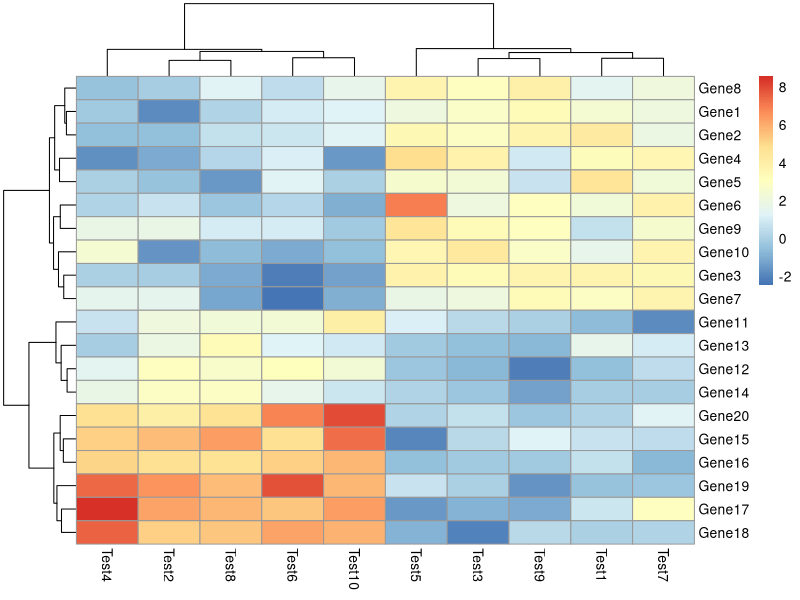
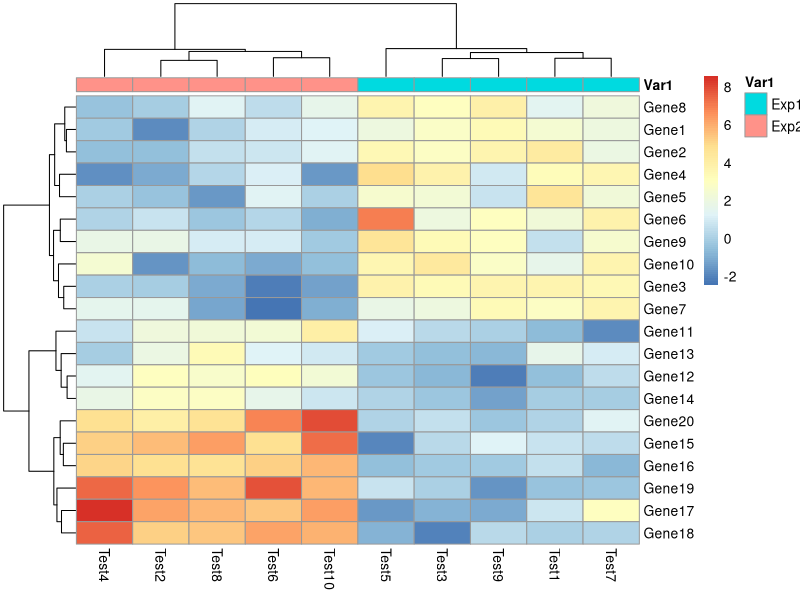
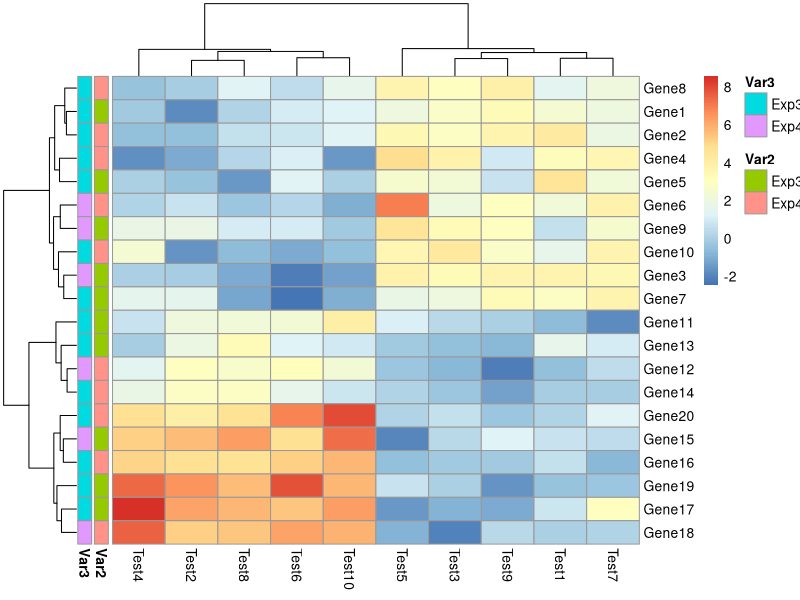
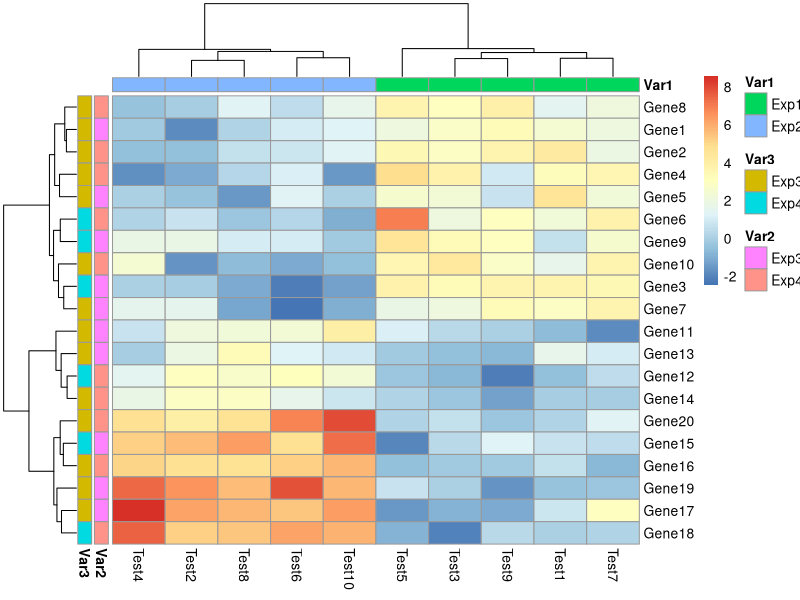
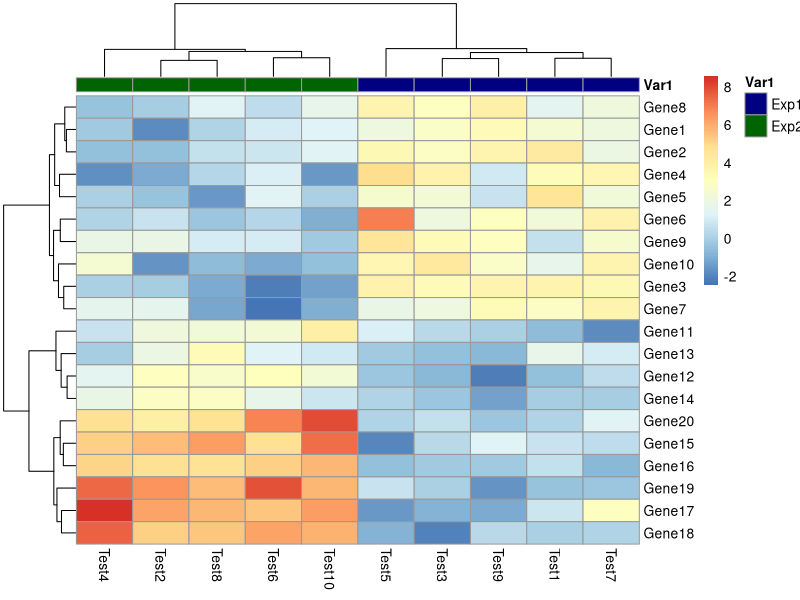

These figures' R source, in order:
library(pheatmap)
# Generate some data
test = matrix(rnorm(200), 20, 10)
test[1:10, seq(1, 10, 2)] = test[1:10, seq(1, 10, 2)] + 3
test[11:20, seq(2, 10, 2)] = test[11:20, seq(2, 10, 2)] + 2
test[15:20, seq(2, 10, 2)] = test[15:20, seq(2, 10, 2)] + 4
colnames(test) = paste("Test", 1:10, sep = "")
rownames(test) = paste("Gene", 1:20, sep = "")
# original figure
pheatmap(test)

# Add annotation as described above, and change the name of annotation
annotation <- data.frame(Var1 = factor(1:ncol(test) %% 2 == 0, labels = c("Exp1", "Exp2")))
annotation_col <- data.frame(Var2 = factor(1:nrow(test) %% 2 == 0, labels = c("Exp3", "Exp4")),
                             Var3 = factor(1:nrow(test) %% 3 == 0, labels = c("Exp3", "Exp4"))
                             )

rownames(annotation) <- colnames(test) # check out the row names of annotation
rownames(annotation_col) <- rownames(test) # check out the row names of annotation

pheatmap(test, annotation_col = annotation)
pheatmap(test, annotation_row = annotation_col)
pheatmap(test, annotation_col = annotation, annotation_row = annotation_col)

# change the color of annotation to what you want: (eg: "navy", "darkgreen")
Var1        <- c("navy", "darkgreen")
names(Var1) <- c("Exp1", "Exp2")
anno_colors <- list(Var1 = Var1)
pheatmap(test, annotation_col = annotation, annotation_colors = anno_colors)
